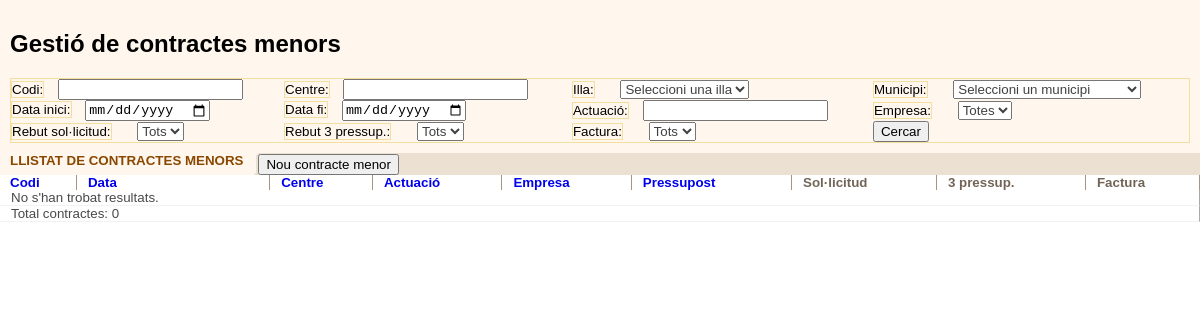
Before: /contracte_menor/contracteMenorListFiltro.php with the older database file.
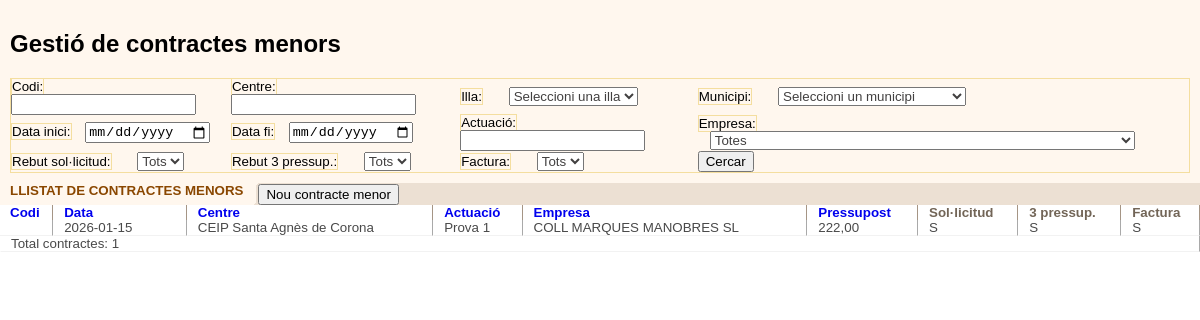
After: the same page with the newer database file.
### tables this page shows
CREATE TABLE `contracte_menor` (
  `id` int(10) UNSIGNED NOT NULL,
  `codi` varchar(50) NOT NULL,
  `data` date NOT NULL,
  `centre_id` int(11) NOT NULL,
  `actuacio` varchar(255) NOT NULL,
  `descripcio` varchar(2000) DEFAULT NULL,
  `pressupost` decimal(12,2) NOT NULL,
  `rebut_solicitud` varchar(1) NOT NULL DEFAULT 'N',
  `rebut_3_pressupost` varchar(1) NOT NULL DEFAULT 'N',
  `pressuposts_correctes` varchar(1) NOT NULL DEFAULT 'N',
  `annex1_memoria_redactats` varchar(1) NOT NULL DEFAULT 'N',
  `annex1_memoria_enviat_firma` varchar(1) NOT NULL DEFAULT 'N',
  `annex1_memoria_firmats` varchar(1) NOT NULL DEFAULT 'N',
  `annex1_memoria_enviat_uge` varchar(1) NOT NULL DEFAULT 'N',
  `rebut_annex2` varchar(1) NOT NULL DEFAULT 'N',
  `enviat_annex2_inici_actuacions_centre` varchar(1) NOT NULL DEFAULT 'N',
  `rebut_dades_bancaries` varchar(1) NOT NULL DEFAULT 'N',
  `enviat_dades_banc_uge` varchar(1) NOT NULL DEFAULT 'N',
  `rebut_notificacio_factura` varchar(1) NOT NULL DEFAULT 'N',
  `conformitat_centre` varchar(1) NOT NULL DEFAULT 'N',
  `factura_conformada` varchar(1) NOT NULL DEFAULT 'N',
  `enviat_annex3_uge` varchar(1) NOT NULL DEFAULT 'N',
  `empresa_id` int(10) UNSIGNED DEFAULT NULL
);

CREATE TABLE `centres` (
  `id` int(11) NOT NULL,
  `Ubi_Codi` int(11) NOT NULL,
  `Titularitat` varchar(50) DEFAULT NULL,
  `Sigla` varchar(10) DEFAULT NULL,
  `Codi` varchar(20) DEFAULT NULL,
  `Centre` varchar(255) DEFAULT NULL,
  `Adreca` varchar(255) DEFAULT NULL,
  `CP` varchar(10) DEFAULT NULL,
  `Localitat` varchar(100) DEFAULT NULL,
  `Municipi` varchar(100) DEFAULT NULL,
  `Illa` varchar(50) DEFAULT NULL,
  `Telefon` varchar(20) DEFAULT NULL,
  `Fax` varchar(20) DEFAULT NULL,
  `email` varchar(100) DEFAULT NULL,
  `Alta` date DEFAULT NULL,
  `Baixa` date DEFAULT NULL,
  `id_illa` int(11) DEFAULT NULL,
  `id_municipi` int(11) DEFAULT NULL,
  `ref_cadastral` varchar(20) DEFAULT NULL,
  `cadastre_localitzacio` varchar(255) DEFAULT NULL,
  `cadastre_classe` varchar(20) DEFAULT NULL,
  `cadastre_us_principal` varchar(50) DEFAULT NULL,
  `cadastre_sup_construida_m2` decimal(10,2) DEFAULT NULL,
  `cadastre_any_construccio` smallint(6) DEFAULT NULL,
  `cadastre_parcela_tipus` varchar(100) DEFAULT NULL,
  `cadastre_parcela_localitzacio` varchar(255) DEFAULT NULL,
  `cadastre_sup_grafica_m2` decimal(10,2) DEFAULT NULL,
  `cadastre_data_consulta` timestamp NULL DEFAULT NULL,
  `cadastre_font` varchar(30) DEFAULT NULL
);

CREATE TABLE `empresa` (
  `id` int(11) NOT NULL,
  `nom` varchar(255) NOT NULL,
  `cif` varchar(15) DEFAULT NULL,
  `adreca` varchar(255) DEFAULT NULL,
  `codi_postal` varchar(10) DEFAULT NULL,
  `municipi_id` int(11) DEFAULT NULL,
  `telefon` varchar(30) DEFAULT NULL,
  `email` varchar(150) DEFAULT NULL,
  `persona_contacte` varchar(150) DEFAULT NULL,
  `observacions` text DEFAULT NULL,
  `activa` char(1) NOT NULL DEFAULT 'S',
  `data_alta` date NOT NULL DEFAULT curdate(),
  `data_baixa` date DEFAULT NULL
);

### contracte_menor/contracteMenorListFiltro.php (the view, shortened to what the changed rows need)
<?php
include '../connectarBD.php';
$order_by = $_GET['order_by'] ?? 'codi';
$order_direction = $_GET['order_direction'] ?? 'DESC';
function getOrderDirection($col, $ob, $od){
    if ($ob === $col) return ($od === 'ASC') ? 'DESC' : 'ASC';
    return 'ASC';
}
$sql = "SELECT cm.id, cm.codi, cm.data, cm.actuacio, cm.pressupost,
               cm.rebut_solicitud, cm.rebut_3_pressupost, cm.factura_conformada,
               c.Centre AS nom_centre,
               e.nom AS nom_empresa
        FROM contracte_menor cm
        JOIN centres c ON cm.centre_id = c.id
        LEFT JOIN empresa e ON cm.empresa_id = e.id
        WHERE 1=1";
$order_direction = ($order_direction === 'ASC') ? 'ASC' : 'DESC';
if ($order_by === 'codi') {
    $sql .= " ORDER BY CAST(SUBSTRING_INDEX(cm.codi,'-',-1) AS UNSIGNED) $order_direction, CAST(SUBSTRING_INDEX(cm.codi,'-',1) AS UNSIGNED) $order_direction";
} elseif ($order_by === 'nom_centre') {
    $sql .= " ORDER BY nom_centre $order_direction";
} else {
    $sql .= " ORDER BY $order_by $order_direction";
}
$result = $connexio->query($sql);
?>
<html>
<head>
    <link rel="stylesheet" href="../css/estilos.css" type="text/css" />
</head>
<body class="contenido" onload="ocultarFondoPrincipal();">
<div class="contenedorFiltro">
    <h2>Gestió de contractes menors</h2>
</div>
<div class="contenedorListado">
    <table class="listado" cellpadding="0" cellspacing="0" width="100%">
        <thead>
            <tr>
                <th class="campoCabeceraListadoInicial"><a href="?order_by=codi&order_direction=<?= getOrderDirection('codi',$order_by,$order_direction) ?>">Codi</a></th>
                <th class="campoCabeceraListado" style="min-width:90px; white-space:nowrap;"><a href="?order_by=data&order_direction=<?= getOrderDirection('data',$order_by,$order_direction) ?>">Data</a></th>
                <th class="campoCabeceraListado"><a href="?order_by=nom_centre&order_direction=<?= getOrderDirection('nom_centre',$order_by,$order_direction) ?>">Centre</a></th>
                <th class="campoCabeceraListado"><a href="?order_by=actuacio&order_direction=<?= getOrderDirection('actuacio',$order_by,$order_direction) ?>">Actuació</a></th>
                <th class="campoCabeceraListado"><a href="?order_by=nom_empresa&order_direction=<?= getOrderDirection('nom_empresa',$order_by,$order_direction) ?>">Empresa</a></th>
                <th class="campoCabeceraListado"><a href="?order_by=pressupost&order_direction=<?= getOrderDirection('pressupost',$order_by,$order_direction) ?>">Pressupost</a></th>
                <th class="campoCabeceraListado">Sol·licitud</th>
                <th class="campoCabeceraListado">3 pressup.</th>
                <th class="campoCabeceraListado">Factura</th>
            </tr>
        </thead>
        <tbody>
            <?php
            $total = 0;
            if ($result && $result->num_rows > 0) {
                while ($row = $result->fetch_assoc()) {
                    echo "<tr onclick=\"window.location.href='contracteMenorForm.php?id=".intval($row['id'])."'\">";
                    echo "<td class='campoListadoInicial'>".htmlspecialchars($row['codi'])."</td>";
                    echo "<td class='campoListado'>".htmlspecialchars($row['data'])."</td>";
                    echo "<td class='campoListado'>".htmlspecialchars($row['nom_centre'])."</td>";
                    echo "<td class='campoListado'>".htmlspecialchars($row['actuacio'])."</td>";
                    echo "<td class='campoListado'>".htmlspecialchars($row['nom_empresa'] ?? '')."</td>";
                    echo "<td class='campoListado'>".number_format((float)$row['pressupost'],2,',','.')."</td>";
                    echo "<td class='campoListado'>".htmlspecialchars($row['rebut_solicitud'])."</td>";
                    echo "<td class='campoListado'>".htmlspecialchars($row['rebut_3_pressupost'])."</td>";
                    echo "<td class='campoListado'>".htmlspecialchars($row['factura_conformada'])."</td>";
                    echo "</tr>";
                    $total++;
                }
            } else {
                echo "<tr><td colspan='9' class='campoListado'>No s'han trobat resultats.</td></tr>";
            }
            echo "<tr><td colspan='9' class='campoListado'>Total contractes: $total</td></tr>";
            ?>
        </tbody>
    </table>
</div>
</body>
</html>

Changed rows visible on the page:
added contracte_menor: data "2026-01-15", centre.Centre "CEIP Santa Agnès de Corona", actuacio "Prova 1", empresa.nom "COLL MARQUES MANOBRES SL", pressupost "222,00", rebut_solicitud "S", rebut_3_pressupost "S", factura_conformada "S"
Other visible differences:
$total: "0" → "1"
text no longer shown: "No s'han trobat resultats."
